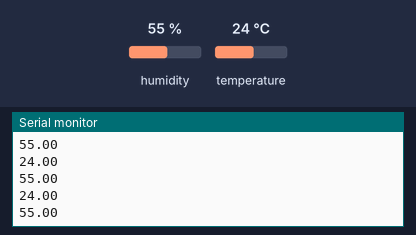
Bench run of a sketch on a simulated ESP32. On the bench: the last lines printed to the serial monitor. The inputs (shaded band) are chosen by the test bench; at power-on: humidity 55 %, temperature 24 °C.

Above: at 2.8 s.
2.9 s: humidity set to 22 %
At 5.4 s:
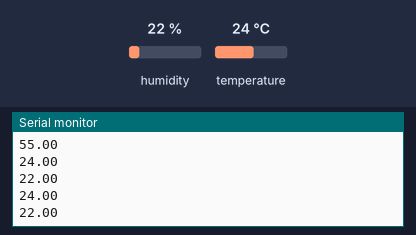
5.6 s: temperature set to 12 °C
At 7.8 s:
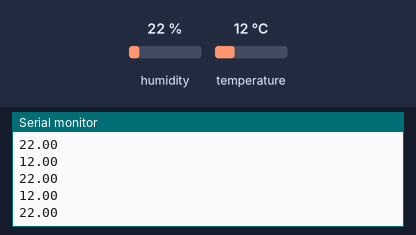
8.3 s: humidity set to 40 %
At 10.6 s:
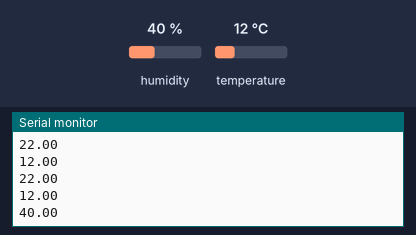
Timing chart, 0 to 12.1 s (numbered marks = the images above; inputs shaded):
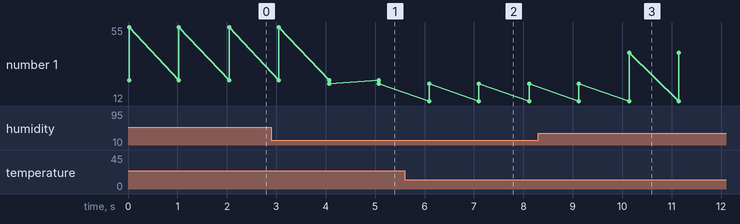

Measured:
- after the input at 2.9 s, the serial monitor: prints a new line after 1.2 s (image 1)
- after the input at 5.6 s, the serial monitor: prints a new line after 0.49 s (image 2)
- after the input at 8.3 s, the serial monitor: prints a new line after 1.8 s (image 3)
- plotted number 1: 55 → 22 after the input at 2.9 s, 22 → 40 after the input at 8.3 s

The sketch:

esp32_serialRead_node-red.ino
```cpp
#include <DHT.h>
#define DHT11PIN 33 //jgn guna 34,35,36,39

DHT dht(DHT11PIN, DHT11);

char temp[10];
char humi[10];

void setup()
{

  Serial.begin(115200);
/* Start the DHT11 Sensor */
  dht.begin();
}

void loop()
{
  float h = dht.readHumidity();
  dtostrf(h, 4, 2, humi);
  float t = dht.readTemperature();
  dtostrf(t, 4, 2, temp);

  Serial.print(temp);
  Serial.print("\n");
  Serial.println(humi);
  delay(1000);
}
```
